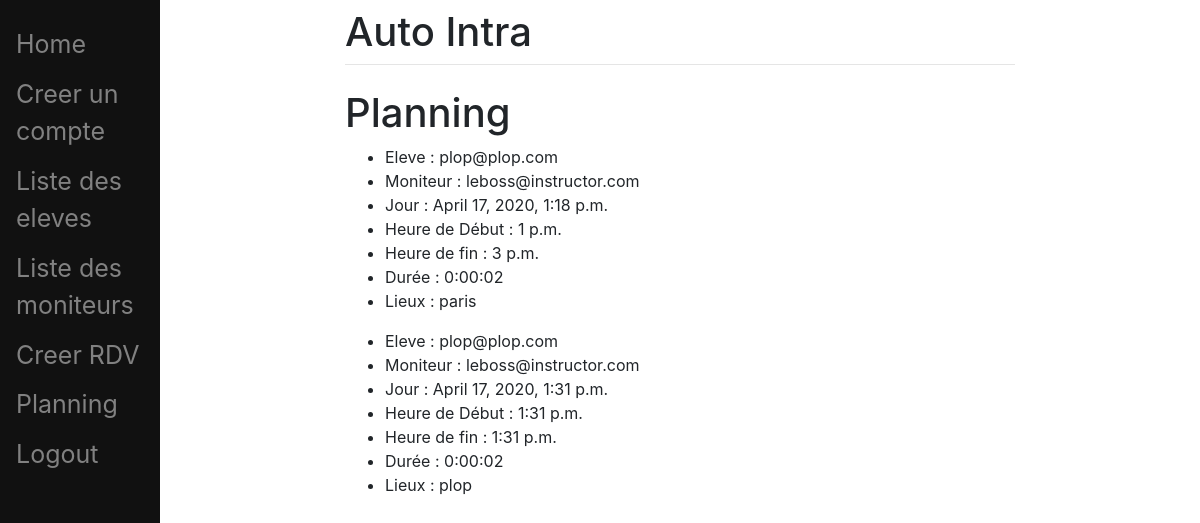
Screenshot of /planning/view/ (signed in) with the database file from the repository.
### planning/models.py (models this page shows)
class Planning(models.Model):
    student= models.ForeignKey(Student, related_name="students", on_delete=models.CASCADE)
    instructor= models.ForeignKey(CustomUser, related_name="instructors", on_delete=models.CASCADE)
    day = models.DateTimeField()
    start = models.TimeField()
    end = models.TimeField()
    duration = models.DurationField()
    place = models.CharField(max_length=250)

### main/models.py (models this page shows)
class Student(models.Model):
    profile= models.ForeignKey(CustomUser, related_name="students", on_delete=models.CASCADE)
    remaining_hour = models.IntegerField(default=0)
    done_hour = models.IntegerField(default=0)
    def __str__(self):
        return self.profile.email

class CustomUser(AbstractBaseUser, PermissionsMixin):
    email = models.EmailField(_('email address'), unique=True)
    is_staff = models.BooleanField(default=False)
    is_active = models.BooleanField(default=True)
    date_joined = models.DateTimeField(default=timezone.now)
    role = models.CharField(max_length=50)
    USERNAME_FIELD = 'email'
    REQUIRED_FIELDS = []
    objects = CustomUserManager()
    def __str__(self):
        return self.email

### planning/views.py (the view)
# urls.py: path("view/", views.view, name="view"),
def view(response):
    planning = Planning.objects.all()
    profile = response.user
    return render(response, "planning/view.html", {"planning":planning,"profile":profile})

### planning/templates/planning/view.html (shortened to what this page needs)
    {% extends 'main/base.html' %}
{% load crispy_forms_tags %}
{% block content %}
{% if profile.role == "['IN']" or profile.role == "['SE']" or profile.role == "AD" %}
<h1>Planning</h1>
{% for plan in planning %}
<ul>
    <li>Eleve : {{plan.student}}</li>
    <li>Moniteur : {{plan.instructor}}</li>
    <li>Jour : {{plan.day}}</li>
    <li> Heure de Début : {{plan.start}}</li>
    <li> Heure de fin : {{plan.end}}</li>
    <li> Durée : {{plan.duration}}</li>
    <li> Lieux : {{plan.place}}</li>
</ul>
{% endfor %}
{% else %}
    <h3>Vous n'avez pas accés a cette page</h3>
{% endif %}
{% endblock %}

### main/templates/main/base.html (shortened to what this page needs)
<!doctype html>
<html>
<head>
	<link rel="stylesheet" href="https://stackpath.bootstrapcdn.com/bootstrap/4.3.1/css/bootstrap.min.css">
</head>
<body>
	{% if profile.role == "['SE']" or profile.role == "AD" %}
	<div class="sidenav">
		<a href="/">Home</a>
		<a href="/register/">Creer un compte</a>
		<a href="/students/list">Liste des eleves</a>
		<a href="/instructor/list">Liste des moniteurs</a>
		<a href="/planning/add">Creer RDV</a>
		<a href="/planning/view">Planning</a>
		<a href="/logout">Logout</a>
	</div>
	{% else %}
	<div class="sidenav">
		<a href="/login">Login</a>
	</div>
	{% endif %}
	<div id="content" name="content" class="main">
		<div class="row justify-content-center">
			<div class="col-8">
				<h1 class="mt-2">Auto Intra</h1>
				<hr class="mt-0 mb-4">
				{% block content %}
				{% endblock %}
			</div>
		</div>
	</div>
</body>
<link rel="stylesheet" type="text/css" href="/jquery.datetimepicker.css"/ >
</html>

### main/templates/main/base.html (style rules this page uses)
.sidenav { height:100%; width:160px; position: fixed; z-index:1; top:0; left:0; background-color:#111; overflow-x: :hidden; padding-top:20px; }
.sidenav a { padding:6px 8px 6px 16px; text-decoration: none; font-size:25px; color: #818181; display:block; }
.main { margin-left:160px; padding: 0px 10px; }

### rows the page displays
Planning: student "plop@plop.com", instructor "leboss@instructor.com", day "April 17, 2020, 1:18 p.m.", start "1 p.m.", end "3 p.m.", duration "0:00:02", place "paris"
Planning: student "plop@plop.com", instructor "leboss@instructor.com", day "April 17, 2020, 1:31 p.m.", start "1:31 p.m.", end "1:31 p.m.", duration "0:00:02", place "plop"
